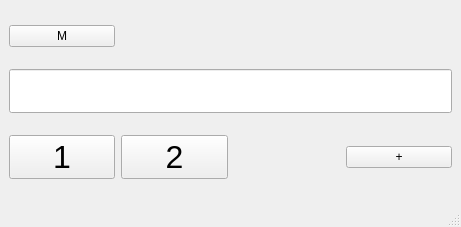
<?xml version="1.0" encoding="UTF-8"?>
<ui version="4.0">
 <class>MainWindow</class>
 <widget class="QMainWindow" name="MainWindow">
  <property name="geometry">
   <rect>
    <x>0</x>
    <y>0</y>
    <width>461</width>
    <height>227</height>
   </rect>
  </property>
  <property name="windowTitle">
   <string>MainWindow</string>
  </property>
  <widget class="QWidget" name="centralwidget">
   <layout class="QGridLayout" name="gridLayout">
    <item row="2" column="0">
     <widget class="QPushButton" name="pb1">
      <property name="font">
       <font>
        <pointsize>24</pointsize>
       </font>
      </property>
      <property name="text">
       <string>1</string>
      </property>
     </widget>
    </item>
    <item row="2" column="3">
     <widget class="QPushButton" name="plusButton">
      <property name="text">
       <string>+</string>
      </property>
     </widget>
    </item>
    <item row="1" column="0" colspan="4">
     <widget class="QLineEdit" name="leInput">
      <property name="font">
       <font>
        <pointsize>24</pointsize>
       </font>
      </property>
      <property name="alignment">
       <set>Qt::AlignmentFlag::AlignRight|Qt::AlignmentFlag::AlignTrailing|Qt::AlignmentFlag::AlignVCenter</set>
      </property>
      <property name="readOnly">
       <bool>true</bool>
      </property>
     </widget>
    </item>
    <item row="2" column="1">
     <widget class="QPushButton" name="pb2">
      <property name="font">
       <font>
        <pointsize>24</pointsize>
       </font>
      </property>
      <property name="text">
       <string>2</string>
      </property>
     </widget>
    </item>
    <item row="0" column="2" colspan="2">
     <widget class="QLabel" name="historyLabel">
      <property name="maximumSize">
       <size>
        <width>300</width>
        <height>50</height>
       </size>
      </property>
      <property name="text">
       <string/>
      </property>
      <property name="alignment">
       <set>Qt::AlignmentFlag::AlignRight|Qt::AlignmentFlag::AlignTrailing|Qt::AlignmentFlag::AlignVCenter</set>
      </property>
     </widget>
    </item>
    <item row="0" column="0">
     <widget class="QPushButton" name="saveValueButton">
      <property name="text">
       <string>M</string>
      </property>
     </widget>
    </item>
   </layout>
  </widget>
  <widget class="QMenuBar" name="menubar">
   <property name="geometry">
    <rect>
     <x>0</x>
     <y>0</y>
     <width>461</width>
     <height>33</height>
    </rect>
   </property>
  </widget>
  <widget class="QStatusBar" name="statusbar"/>
 </widget>
 <resources/>
 <connections/>
</ui>
